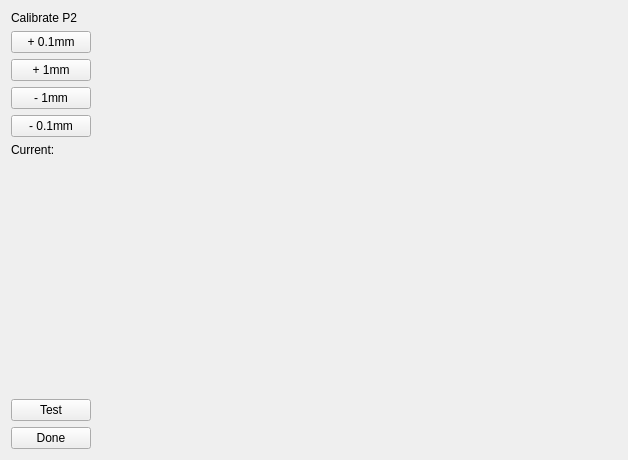
<?xml version="1.0" encoding="UTF-8"?>
<ui version="4.0">
 <class>Frame</class>
 <widget class="QFrame" name="Frame">
  <property name="geometry">
   <rect>
    <x>0</x>
    <y>0</y>
    <width>628</width>
    <height>460</height>
   </rect>
  </property>
  <property name="windowTitle">
   <string>Frame</string>
  </property>
  <layout class="QHBoxLayout" name="horizontalLayout_2">
   <item>
    <layout class="QHBoxLayout" name="horizontalLayout" stretch="1,9">
     <item>
      <layout class="QVBoxLayout" name="verticalLayout">
       <item>
        <widget class="QLabel" name="label">
         <property name="text">
          <string>Calibrate P2</string>
         </property>
        </widget>
       </item>
       <item>
        <widget class="QPushButton" name="buttonP">
         <property name="text">
          <string>+ 0.1mm</string>
         </property>
        </widget>
       </item>
       <item>
        <widget class="QPushButton" name="buttonPP">
         <property name="text">
          <string>+ 1mm</string>
         </property>
        </widget>
       </item>
       <item>
        <widget class="QPushButton" name="ButtonNN">
         <property name="text">
          <string>- 1mm</string>
         </property>
        </widget>
       </item>
       <item>
        <widget class="QPushButton" name="buttonN">
         <property name="text">
          <string>- 0.1mm</string>
         </property>
        </widget>
       </item>
       <item>
        <widget class="QLabel" name="labelValue">
         <property name="text">
          <string>Current:</string>
         </property>
        </widget>
       </item>
       <item>
        <spacer name="verticalSpacer">
         <property name="orientation">
          <enum>Qt::Vertical</enum>
         </property>
         <property name="sizeHint" stdset="0">
          <size>
           <width>20</width>
           <height>40</height>
          </size>
         </property>
        </spacer>
       </item>
       <item>
        <widget class="QPushButton" name="pushButtonTest">
         <property name="text">
          <string>Test</string>
         </property>
        </widget>
       </item>
       <item>
        <widget class="QPushButton" name="pushButtonExit">
         <property name="text">
          <string>Done</string>
         </property>
        </widget>
       </item>
      </layout>
     </item>
     <item>
      <widget class="QLabel" name="labelImage">
       <property name="text">
        <string/>
       </property>
      </widget>
     </item>
    </layout>
   </item>
  </layout>
 </widget>
 <resources/>
 <connections/>
</ui>
